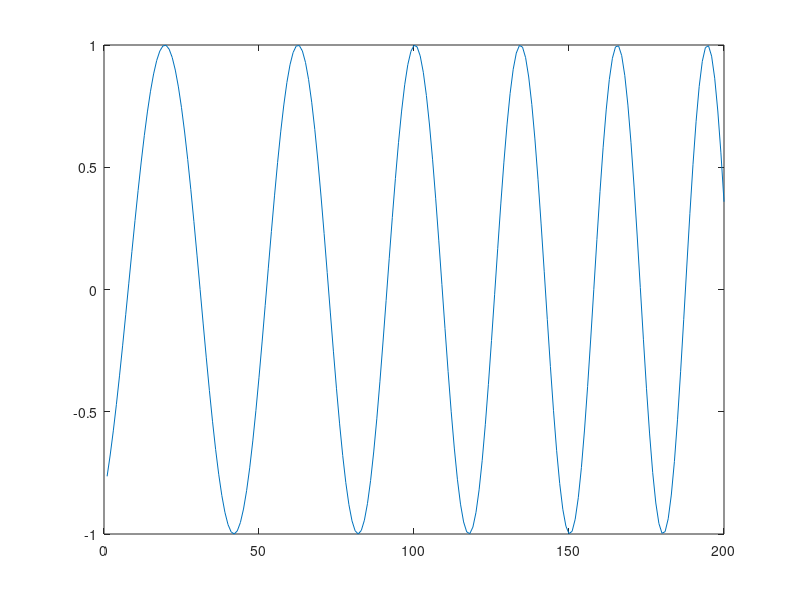
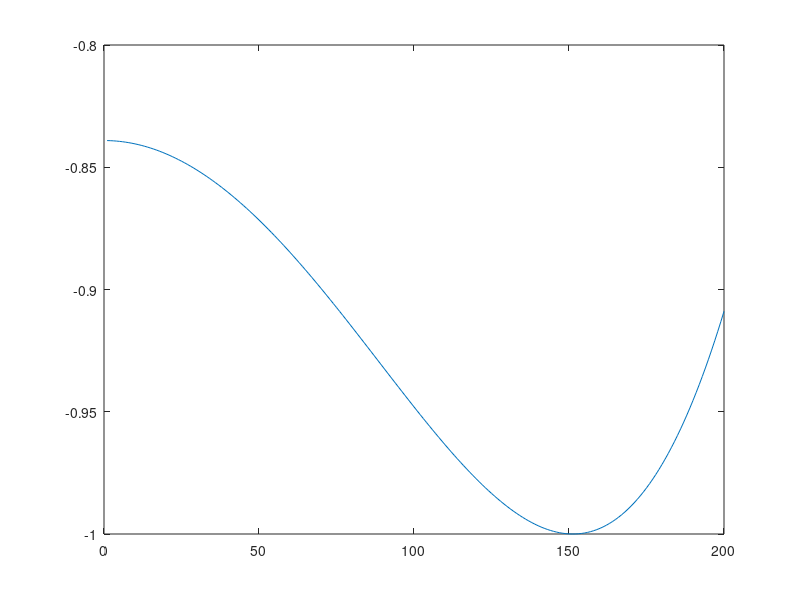

Recreate these plots in MATLAB, in order. (Note: this script raises an error after producing the figures.)
function Test_27_CPF
%TEST_27_CPF Summary of this function goes here
%   Detailed explanation goes here
close all

K = 200;
T = 500;

k = (1:K)/T;

a0 = 10;
a1 = 20*pi;
a2 = 20*pi;
a3 = 0;

b0 = 10;
b1 = 0*pi;
b2 = -2*pi;
b3 = 0;

a = exp(-1i*(a0*(ones(1,K))+a1*k+a2*k.^2+a3*K.^3));
b = exp(-1i*(b0*(ones(1,K))+b1*k+b2*k.^2+b3*K.^3));



%a =(-K/2:K/2-1)/(K/T);
% a = (1:K)/(K/T);
% a = exp(-1i*a.^2);
% b = ((-K/2:K/2-1)+K/4)/(K/T);
% b = exp(-1i*b.^2);
%a = a+b;
figure,plot(real(a))
figure,plot(real(b))

Input = a;

Input = [zeros(1,K),Input,zeros(1,K)];

t = ones(K,1)*(K+1:K*2);
%tao = ((-K/2)+1:(K/2)).'*ones(1,K);
tao = (1:K).'*ones(1,K);

CPF = zeros(K,K);

for omega = 1:K
    CPF(omega,:) = sum((Input(t+tao).*Input(t-tao).*exp(-1i*2*pi*omega/K*(tao/T).^2)));
end

ICPF = sum(abs(CPF).^2);

myshow(CPF);

figure,plot(ICPF);

end

